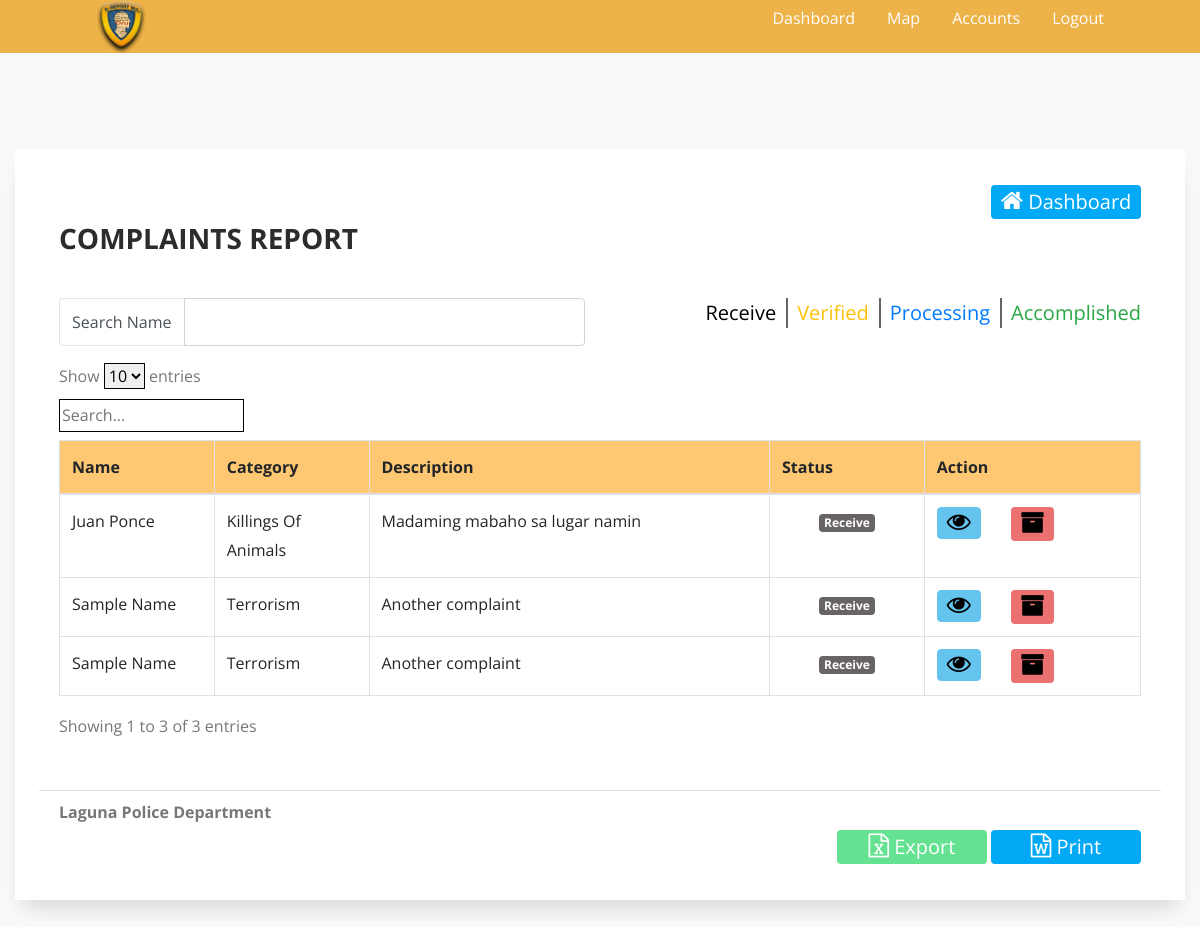
The page /admin/table-complaints.php (signed in) on the database its author committed.
### tables this page shows
CREATE TABLE `tbl_complains` (
  `id` int(11) NOT NULL AUTO_INCREMENT,
  `description` longblob,
  `category` varchar(191) DEFAULT NULL,
  `name` varchar(191) DEFAULT NULL,
  `address` varchar(200) DEFAULT NULL,
  `phone` varchar(11) DEFAULT NULL,
  `status` char(1) DEFAULT 'R',
  `created_at` timestamp NULL DEFAULT NULL,
  `archived` tinyint(2) DEFAULT '0',
  PRIMARY KEY (`id`)
);

### admin/table-complaints.php (the view, shortened to what this page needs)
<?php include '../public/includes/links.php'; ?>
<body>
<div class="main-section">
<?php include '../public/includes/navloggedin.php'; ?>
<section class="ftco-section ftco-section-2 bg-light" id="javascriptsComponents">
<div class="container-fluid">
<div class="row">
<div class="col-md-12">
<div class="myaccordion w-100 py-4 px-1 px-md-4">
	<div class="card">
		<form method="POST">
			<div class="card-header">
				<div class="text-right">
					<button class="btn btn-sm btn-info noprint" style="width: 150px;">
						<a href="dashboard.php" class=" text-white"><i class="fa fa-home"></i> Dashboard</a>
					</button>
				</div>
				<h3><b>COMPLAINTS REPORT</b></h3>
			</div>
			<div class="card-body text-left">
				<div class="row">
					<div class="col-md-12">
						<div class="row">
		<div class="col-md-6">
			<div class="input-group mb-3">
      <div class="input-group-prepend">
       <span class="input-group-text" id="basic-addon3">Search Name</span>
      </div>
       <input type="text" class="form-control" id="name" onkeypress="searchname()" aria-describedby="basic-addon3" style="border-color: lightgray!important;">
      </div>
		</div>
		<div class="col-md-6">
			<div class="btn-group" role="group" aria-label="Basic example" style="float: right;">
			  <button type="button" class="btn btn-secondary" id="r" onclick="get_crime('R')" style="background-color: transparent;border-left: none;border-bottom: none;border-top: none; padding-right:10px;">Receive</button>
			  <button type="button" class="btn btn-secondary" id="v" onclick="get_crime('V')"  style="background-color: transparent;border-left: none;border-bottom: none;border-top: none; padding-right:10px;padding-left: 10px; color: #FFC107;">Verified</button>
			  <button type="button" class="btn btn-secondary" id="p" onclick="get_crime('P')"  style="background-color: transparent;border-left: none;border-bottom: none;border-top: none; padding-right:10px;padding-left: 10px;color: #007BFF;">Processing</button>
			  <button type="button" class="btn btn-secondary" id="a" onclick="get_crime('A')"  style="background-color: transparent;border-left: none;border-bottom: none;border-top: none;border-right: none;padding-left: 10px;color: #28A745;">Accomplished</button>
			</div>
		</div>
	</div>
						<table class="table table-hover table-bordered table-responsive-sm">
							<thead class="bg-warning">
								<th style="width: 15%;">Name</th>
								<th style="width: 15%;">Category</th>
								<th style="width: 35%;">Description</th>
								<th style="width: 15%;">Status</th>
								<th style="width: 30%;">Action</th>
							</thead>
				            <tbody id="view1"  style="overflow:auto;">
					            <?php
					                $result = mysqli_query($conn, "SELECT * FROM tbl_complains WHERE archived = 0");
					                	foreach($result as $row) { ?>
					                  		<tr>
						                    <td class="capitalized"><?php echo $row['name'] ?></td>
						                    <td class="capitalized"><?php echo $row['category'] ?></td>
						                    <td>
						                    	<?php if (strlen($row['description']) > 60): ?>
						                    		<span class="text-black"><?php echo substr($row['description'], 0, 60) ?></span>
						                    		<span>...</span>
						                    		<span class="text-black collapse"><?php echo substr($row['description'], 60) ?></span>
						                    		<a href="javascript:" class="readmore">read more...</a>
					                    		<?php else: ?>
						                    		<?php echo $row['description']; ?>
						                    	<?php endif ?>
						                    </td>
						                    <td style="text-align: center;">
									                    	<?php if($row["status"] == "R"): ?>
								           <span class="badge badge-secondary" style="font-size: 12px; color: white;">Receive</span>
								           <?php elseif($row["status"] == "V"): ?>
								        <span class="badge badge-warning" style="font-size: 12px;color: white;">Verified</span>
								        <?php elseif($row["status"] == "P"): ?>
								        <span class="badge badge-primary" style="font-size: 12px;color: white;">Processing</span>
								        <?php elseif($row["status"] == "A"): ?>
								        <span class="badge badge-success" style="font-size: 12px;color: white;">Accomplished</span>
								        <?php endif; ?>
									                    </td>
						                  <td class="text-center noprint">
	                    	<div class="row">
	                    		<div class="col-md-4">
	                    			<a href="complainsinfo.php?id=<?= $row['id']?>">
	                    			<button type="button" class="btn btn-primary"><i class="fa fa-eye" aria-hidden="true"></i></button></a>
	                    		</div>
	                    		<div class="col-md-4">
	                    			<button type="button" class="btn btn-danger" onclick="archive(<?= $row['id'] ?>)"><i class="fa fa-archive" aria-hidden="true"></i></button>
	                    		</div>
	                    	</div>
	                    </td>
					                  	</tr>
					            <?php } ?>
				            </tbody>
						</table>
					</div>
				</div>
			</div>
			<div class="card-footer" style="background-color: white;">
				<div>
					<h6>Laguna Police Department</h6>
				</div>
				<div class="text-right">
					<a href="export/complains.php" target="blank" class="btn btn-success text-white noprint" style="width: 150px;"><i class="fa fa-file-excel-o"></i> Export</a>
					<a href="table-complaints-print.php" target="blank" class="btn btn-info text-white" style="width: 150px;"><i class="fa fa-file-word-o"></i> Print</a>
				</div>
			</div>
		</form>
	</div>
</div>
</div>
</div>
</div>
</section>
</div>
</body>
<?php include '../public/includes/cores.php'; ?>

### public/includes/links.php (style rules this page uses)
h6 { font-weight: bold; }
.capitalized { text-transform: capitalize; }
input, select, textarea { border: 1px solid black!important; }

### public/includes/navloggedin.php (style rules this page uses)
a { text-decoration: none; color:white; cursor:pointer; }

### rows shown on the page
tbl_complains: name "Juan Ponce", category "Killings Of Animals", description "Madaming mabaho sa lugar namin", status "Receive"
tbl_complains: name "Sample Name", category "Terrorism", description "Another complaint", status "Receive"
tbl_complains: name "Sample Name", category "Terrorism", description "Another complaint", status "Receive"
